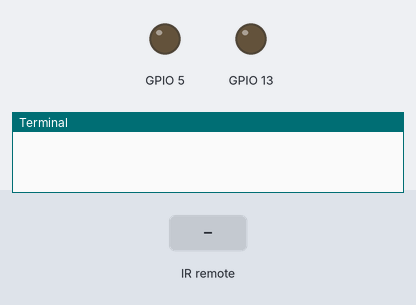
A program run on a simulated Raspberry Pi (BCM pin numbers). On the bench: output pins drawn as LEDs (lit = HIGH), the last lines printed to the terminal. Inputs (shaded band) come from the test bench. Threads take turns every 2 ms.

Above: at 1.2 s.
1.3 s: remote-control key "1" pressed
At 2.5 s:
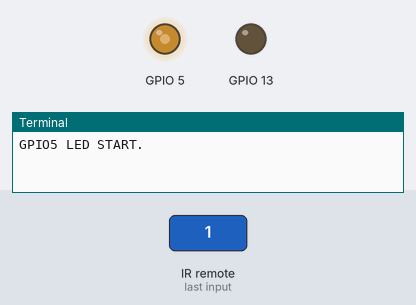
2.8 s: remote-control key "4" pressed
At 3.9 s:
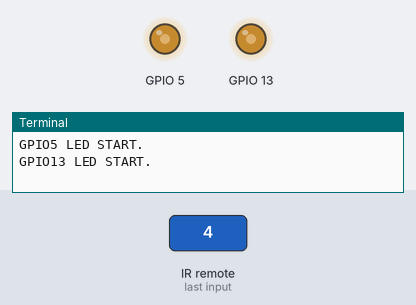
4.3 s: remote-control key "3" pressed
At 4.9 s:
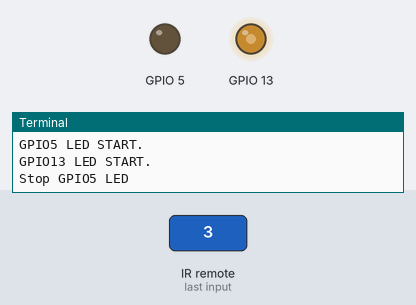
Timing chart, 0 to 7.3 s (numbered marks = the images above; inputs shaded):
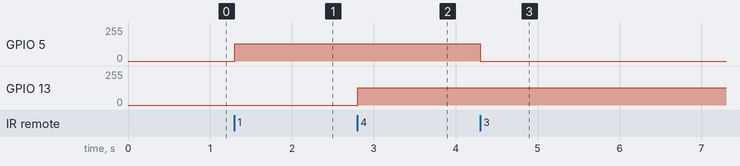

The program:

lirc_thread2.py
```python
#硬件：RaspiberryPi 4B  + 红外接收模块
#连接方式： pin1(3_3V) --- 红外 VCC
#          pin11(BCM:GPIO17) --- 红外DO
#          GND OV (board:pin39) ---  红外GND
#内容: 运行程序，按红外遥控器按键，检查GPIO 5和13对应的状态
# (1：GPIO5 闪烁  2：GPIO5 暂停并高亮  3：GPIO5 停止并熄灭 )
# (4：GPIO13 闪烁  5：GPIO13 暂停并高亮  6：GPIO13 停止并熄灭 )
#(EQ: 退出程序)

from ast import While
from time import sleep
import lirc
import RPi.GPIO as GPIO
import threading

class FLASH_GPIO5(threading.Thread):
    def __init__(self,pin):
        super().__init__()
        self.pin = pin
        self.running = False
        self.run_pause = False

    def dostart(self):
        GPIO.setup(self.pin, GPIO.OUT)
        GPIO.output(self.pin, GPIO.HIGH)
        self.pwm = GPIO.PWM(self.pin,50)
        self.pwm.start(50)

    def dostop(self):
        self.pwm.stop()
        GPIO.output(self.pin,GPIO.LOW)
        self.running = False

    def run(self):
        self.dostart()
        self.running = True
        while True:
            if not self.running:
                self.dostop()
                self.running = False
                return
            while self.run_pause:
                if not self.running:
                    self.dostop()
                    return
                else:
                    GPIO.output(self.pin,GPIO.HIGH)
                    pass
    def stop(self):
        self.running = False

    def pause(self):
        self.run_pause = True

    def resume(self):
        self.run_pause = False

class FLASH_GPIO13(threading.Thread):
    def __init__(self,pin):
        super().__init__()
        self.pin = pin
        self.running = False
        self.run_pause = False

    def dostart(self):
        GPIO.setup(self.pin, GPIO.OUT)
        GPIO.output(self.pin, GPIO.HIGH)
        self.pwm = GPIO.PWM(self.pin,50)
        self.pwm.start(50)

    def dostop(self):
        self.pwm.stop()
        GPIO.output(self.pin,GPIO.LOW)
        self.running = False

    def run(self):
        self.dostart()
        self.running = True
        while True:
            if not self.running:
                self.dostop()
                self.running = False
                return
            while self.run_pause:
                if not self.running:
                    self.dostop()
                    return
                else:
                    GPIO.output(self.pin,GPIO.HIGH)
                    pass
    def stop(self):
        self.running = False

    def pause(self):
        self.run_pause = True

    def resume(self):
        self.run_pause = False


if __name__ == "__main__":

    GPIO.setmode(GPIO.BCM)
    Flash_5 = FLASH_GPIO5(5)
    Flash_5.setDaemon(True)
    flag_first_run_5 = True

    Flash_13 = FLASH_GPIO13(13)
    Flash_13.setDaemon(True)
    flag_first_run_13 = True

    sockid = lirc.init("myprogram", blocking=False)

    while True:
        try:
            code_ir = lirc.nextcode()
            if code_ir ==[u'1']:
                if Flash_5.running:
                    pass
                else:
                    print("GPIO5 LED START.")
                    if flag_first_run_5:
                        Flash_5.start()
                        flag_first_run_5 = False
                    else:
                        Flash_5 = FLASH_GPIO5(5)
                        Flash_5.setDaemon(True)
                        Flash_5.start()
            elif code_ir == [u'2']:
                if flag_first_run_5:
                    pass
                else:
                    if Flash_5.run_pause:
                        print("Resume GPIO5 LED")
                        Flash_5.resume()
                    else:
                        print("Pause GPIO5 LED")
                        Flash_5.pause()
            elif code_ir == [u'3']:
                if not Flash_5.running:
                    pass
                else:
                    print("Stop GPIO5 LED")
                    Flash_5.dostop()
            elif code_ir ==[u'4']:
                if Flash_13.running:
                    pass
                else:
                    print("GPIO13 LED START.")
                    if flag_first_run_13:
                        Flash_13.start()
                        flag_first_run_13 = False
                    else:
                        Flash_13 = FLASH_GPIO5(13)
                        Flash_13.setDaemon(True)
                        Flash_13.start()
            elif code_ir == [u'5']:
                if flag_first_run_5:
                    pass
                else:
                    if Flash_13.run_pause:
                        print("Resume GPIO13 LED")
                        Flash_13.resume()
                    else:
                        print("Pause GPIO13 LED")
                        Flash_13.pause()
            elif code_ir == [u'6']:
                if not Flash_13.running:
                    pass
                else:
                    print("Stop GPIO13 LED")
                    Flash_13.dostop()
            elif code_ir == [u'"EQ"']:
                print("User Quit.")
                break
        except KeyboardInterrupt:
            print("User Quit.")
            break
lirc.deinit()
GPIO.cleanup() 
```

Measured:
- after the input at 1.3 s, GPIO 5: 0/255 → 128/255 at once
- after the input at 2.8 s, GPIO 13: 0/255 → 128/255 at once
- after the input at 4.3 s, GPIO 5: 128/255 → 0/255 at once
